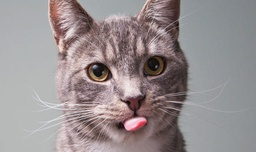
#> input picture Lab2/cat.jpg, 256 x 152 px, shrunk from 590 x 350 before the run
$ jupyter execute Opencv_Lab2.ipynb
#> lines starting #> are read from the running program, lines starting #| are printed output that depends on the picture
[cell 1]
import cv2
import matplotlib.pyplot as plt
import numpy as np
from skimage.io import imread, imshow
from google.colab import files

Загружаем изображение:

[cell 2]
files.upload()
#> the answer given: cat.jpg

[cell 3]
image = cv2.imread('cat.jpg')
#> image is the input picture: shape (152, 256, 3); mean B, G, R 144, 142.8, 151.2
imshow(cv2.cvtColor(image, cv2.COLOR_BGR2RGB))

[cell 4]
image.shape
#> Out = (152, 256, 3)

##Функция активации

[cell 5]
def ReLu(x):
    return np.maximum(0, x)

##Max Pooling
Уменьшаем размер. Максимальный пулинг возвращает максимальное значение из части изображения

[cell 6]
def MaxPooling(img, pool_size):
    width = img.shape[-2]//pool_size
    height = img.shape[-1]//pool_size
    M = img.shape[0]

    ans = np.empty((M, width, height), dtype=np.float32)

    for m in range(M):
        for i in range(width):
            for j in range(height):
                ans[m, i, j] = np.max(img[m, i*pool_size:(i+1)*pool_size, j*pool_size:(j+1)*pool_size])

    return ans

##Batch Normalization

[cell 7]
def BatchNormalization(X, gamma, beta, epsilon):
    mean = X.mean(axis=0)
    var = ((X - mean)**2).mean(axis=0)

    X_ = (X - mean) / np.sqrt(var + epsilon) #нормализация

    Y = gamma * X_ + beta #сжатие и сдвиг
    return Y

##SoftMax

Функция превращает наборы чисел в вероятности. Сумма = 1.

[cell 8]
def SoftMax(x):
  return np.exp(x)/sum(np.exp(x))

##Свертка с 5 фильтрами 3х3х3 (случайные веса)

[cell 9]
input = image.copy()

M = 5 # количество фильтров
# фильтры 3x3x3
R = 3
S = 3
C = 3

width = input.shape[0]
#> width = 152
height = input.shape[1]
#> height = 256

F = width
#> F = 152
E = height
#> E = 256

filters = np.random.uniform(size=(M, C, R, S)) #случайные веса
B = np.zeros(M)
output = np.empty((M, F, E), dtype=np.float32)

for m in range(M):
    for x in range(F):
        for y in range(E):
            output[m, x, y] = B[m]
            for i in range(R):
                for j in range(S):
                    for k in range(C):
                        if x + i < input.shape[1]:
                          x_ = x+i
                        else:
                          x_ = input.shape[1] - 1

                        if y+j < input.shape[2]:
                          y_ = y + j
                        else:
                          y_ = input.shape[2] - 1

                        output[m, x, y] += input[k, x_, y_] * filters[m, k, i, j]

[cell 10]
output

Далее слой нормализации

[cell 11]
for m in range(M):
  output[m] = BatchNormalization(output[m], 1, 0, 1e-12)
#> this loop made 5 passes
#> pass 1, in BatchNormalization, `X_ = (X - mean) / np.sqrt(var + epsilon)`:
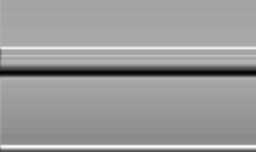
#> X_: shape (152, 256) float32; min -4.42, max 2.87, mean -1.11e-06; drawn with min black and max white

[cell 12]
output

Функция активации - ReLu

[cell 13]
for m in range(M):
    for x in range(F):
        for y in range(E):
            output[m, x, y] = ReLu(output[m, x, y])

[cell 14]
output

MaxPooling 2x2

[cell 15]
result = MaxPooling(output, 2)
#> in MaxPooling, `width = img.shape[-2]//pool_size`: width = 76

[cell 16]
result

SoftMax

[cell 17]
soft_max = result
for m in range(M):
  soft_max = SoftMax(result[m])
#> this loop made 5 passes
#> pass 1, `soft_max = SoftMax(result[m])`:
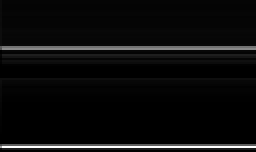
#> soft_max: shape (76, 128) float32 (shown 2 times larger); min 0.00728, max 0.129, mean 0.0132; drawn with min black and max white
#> pass 2, `soft_max = SoftMax(result[m])`:
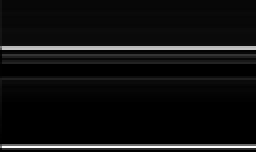
#> soft_max: shape (76, 128) float32 (shown 2 times larger); min 0.00759, max 0.0918, mean 0.0132; drawn with min black and max white

[cell 18]
soft_max[1]
#> Out = 128 values, max 0.0129 at index 0, min 0.00971 at index 1, mean 0.00974

[cell 19]
imshow(result[0])
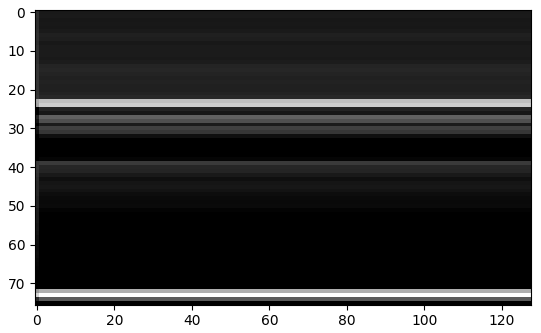
#> figure drawn by matplotlib, 1 panel

[cell 20]
imshow(result[1])
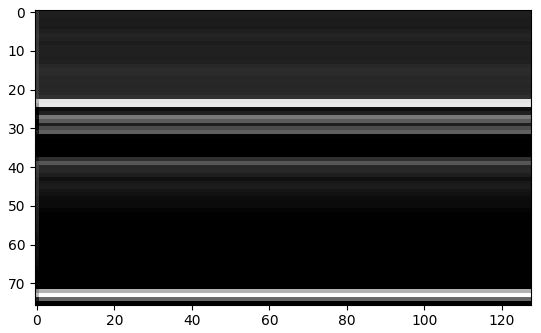
#> figure drawn by matplotlib, 1 panel

[cell 21]
imshow(result[2])

[cell 22]
imshow(result[3])
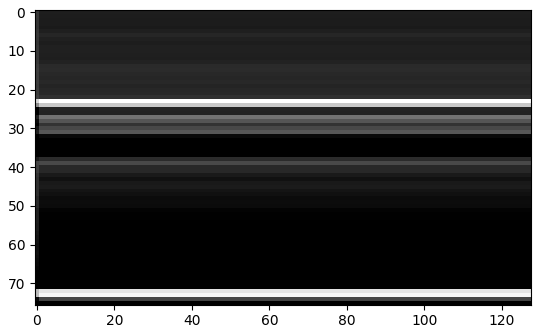
#> figure drawn by matplotlib, 1 panel

[cell 23]
imshow(result[4])
